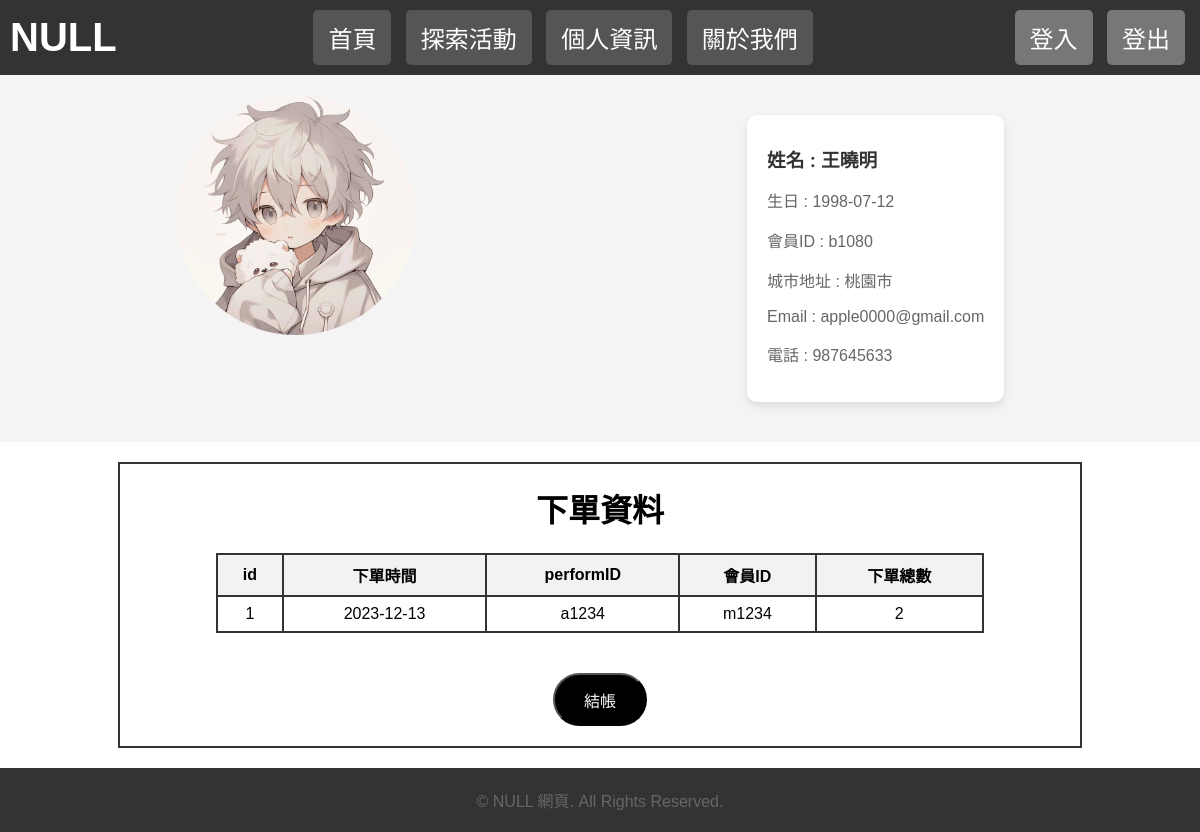
Screenshot of /php/persondata.php (signed in) with the database file from the repository.
### tables this page shows
CREATE TABLE `member` (
  `id` int(5) NOT NULL,
  `memberID` char(30) DEFAULT 'A',
  `personID` char(30) DEFAULT NULL,
  `name` varchar(30) DEFAULT NULL,
  `birthday` date DEFAULT NULL,
  `phone` int(10) DEFAULT NULL,
  `address` char(30) DEFAULT NULL,
  `email` char(30) DEFAULT NULL
);

### php/persondata_show.php (the view, shortened to what this page needs)
<?php
$username = $_SESSION['username'];
try {
    $conn = new PDO("mysql:host=" . DB_SERVER  .";dbname=" . DB_DATABASE, DB_USER, DB_PASSWORD);
    $conn->setAttribute(PDO::ATTR_ERRMODE, PDO::ERRMODE_EXCEPTION);
    $sql = "SELECT name, birthday, memberID, address, email, phone FROM `member` WHERE personID = :username";
    $stmt = $conn->prepare($sql);
    $stmt->bindParam(':username', $username, PDO::PARAM_STR);
    $stmt->execute();
    $result = $stmt->fetch(PDO::FETCH_ASSOC);
    $name = $result['name'];
    $birth = $result['birthday'];
    $memberID = $result['memberID'];
    $add = $result['address'];
    $email = $result['email'];
    $phone = $result['phone'];
}
catch(PDOException $e) {
    echo $e->getMessage();
}
?>
<!DOCTYPE html>
<html lang="en">
<head>
    <link rel="stylesheet" href="../css/persondata.css">
</head>
<body>
    <div class="perdata_body">
        <div class="profile-picture">
            <img class="profile-picture" src="../image/perimg.jpeg" alt="Profile Picture">
        </div>
        <div class="profile-box">
            <?php
                echo "<h3>姓名 : $name</h3>";
                echo "<p>生日 : $birth</p>";
                echo "<p>會員ID : $memberID</p>";
                echo "<p>城市地址 : $add</p>";
                echo "<p>Email : $email</p>";
                echo "<p>電話 : $phone</p>";
            ?>
        </div>
    </div>
    <div class="perdata_box">
        <h1>下單資料</h1>
        <?php
        $tableData = array(
            array('id','下單時間','performID','會員ID','下單總數'),
            array('1','2023-12-13','a1234','m1234','2'),
        );
        if (!empty($tableData)) {
            echo '<table class="perdata_box">';
            echo '<tr>';
            foreach ($tableData[0] as $header) {
                echo '<th>' . $header . '</th>';
            }
            echo '</tr>';
            foreach (array_slice($tableData, 1) as $row) {
                echo '<tr>';
                foreach ($row as $cell) {
                    echo '<td>' . $cell . '</td>';
                }
                echo '</tr>';
            }
            echo '</table>';
            echo '<button class="button" onclick="generateQRCode()">結帳</button>';
        } else {
            echo '<h3>沒有可顯示的資料。</h3>';
        }
        ?>
    </div>
</body>
</html>

### php/topbar.php (shortened to what this page needs)
<!DOCTYPE html>
<html>
    <head>
        <link rel="stylesheet" href="../css/index.css">
    </head>
    <body>
        <div class="top-bar">
            <div class="logo">NULL</div>
            <div class="navigation">
                <button onclick="changePage(1)">首頁</button>
                <button onclick="changePage(2)">探索活動</button>
                <button onclick="changePage(3)">個人資訊</button>
                <button onclick="changePage(4)">關於我們</button>
            </div>
            <div class="user-options">
                <button id="loginButton" onclick="toggleLogin()">登入</button>
                <button id="logoutButton" onclick="toggleLogout()">登出</button>
            </div>
        </div>
      </body>
</html>

### php/persondata.php (shortened to what this page needs)
<?php
    include "../php/topbar.php";
?>
<!DOCTYPE html>
<html>
    <head>
    </head>
    <body>
    </body>
</html>
<?php
    if(isset($_SESSION['login']) && $_SESSION['login'] == true)
    {
        include "persondata_show.php";
    }
    else
    {
        echo "<h1 align='center'>請登入</h1>";
    }
?>
<?php
    include "../php/foot.php";
?>

### php/foot.php (shortened to what this page needs)
<!DOCTYPE html>
<html lang="en">
<head>
    <link rel="stylesheet" href="../css/foot.css">
</head>
<body>
    <footer class="footer">
        <div class="footter">
            <div class="footer-content">
                <p>&copy; NULL 網頁. All Rights Reserved.</p>
            </div>
        </div>
    </footer>
</body>
</html>

### css/index.css (style rules this page uses)
body { font-family: 'Arial', sans-serif; margin: 0; padding: 0; }
.top-bar { background-color: #333; color: #fff; padding: 10px; display: flex; justify-content: space-between; align-items: center; }
.logo { font-size: 250%; font-weight: bold; }
.navigation button, .user-options button { background-color: #555; color: #fff; border: none; padding: 10px 15px; margin: 0 5px; font-size: 150%; border-radius: 5px; cursor: pointer; transition: background-color 0.3s ease; outline: none; }
.user-options button { background-color: #777; }

### css/persondata.css (style rules this page uses)
.perdata_body { font-family: 'Arial', sans-serif; background-color: #f4f4f4; margin: 0; padding: 20px; display: flex; flex-wrap: wrap; justify-content: space-around; }
.profile-box { width: auto; background-color: #fff; border-radius: 10px; box-shadow: 0 4px 8px rgba(0, 0, 0, 0.1); margin: 20px; padding: 20px; text-align: left; }
.profile-picture { width: 240px; height: 240px; border-radius: 50%; object-fit: cover; margin-bottom: 10px; text-align: center; }
h3 { margin: 10px 0; color: #333; }
p { color: #666; }
.button { margin: 20px; position: relative; background-color: black; border-radius: 4em; font-size: 16px; color: white; padding: 0.8em 1.8em; cursor:pointer; user-select:none; text-align: center; text-decoration: none; cursor: pointer; transition-duration: 0.4s; -webkit-transition-duration: 0.4s; }
.button:after { content: ""; display: block; position: absolute; border-radius: 4em; left: 0; top:0; width: 100%; height: 100%; opacity: 0; transition: all 0.5s; box-shadow: 0 0 10px 40px white; }

### css/foot.css (style rules this page uses)
.footter { font-family: 'Arial', sans-serif; margin: 0; padding: 0; }
.footer { background-color: #333; color: #fff; padding: 20px; text-align: center; }
.footer-content p { margin: 0; }

### php/persondata_show.php (style rules this page uses)
.perdata_box { margin-top: 20px; border: 2px solid #333; border-collapse: collapse; width: 80%; margin: 20px auto; text-align: center; }
.perdata_box th, .perdata_box td { border: 2px solid #333; padding: 8px; }
.perdata_box th { background-color: #f2f2f2; }

### rows the page displays
member: name "王曉明", birthday "1998-07-12", memberID "b1080", address "桃園市", email "apple0000@gmail.com", phone "987645633"

### other values shown
$header "id"
$header "下單時間"
$header "performID"
$header "會員ID"
$header "下單總數"
$cell "1"
$cell "2023-12-13"
$cell "a1234"
$cell "m1234"
$cell "2"
